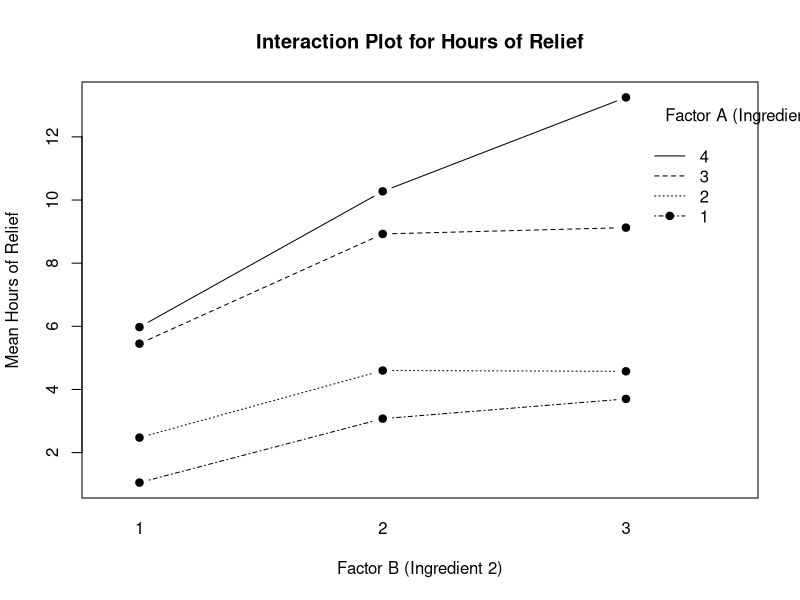

The R source for this figure:

## Question 2:

relief <- read.csv("relief.csv")

interaction.plot(
  x.factor = relief$FactorB,
  trace.factor = relief$FactorA,
  response = relief$Hours,
  type = "b",
  pch = 19,
  xlab = "Factor B (Ingredient 2)",
  ylab = "Mean Hours of Relief",
  trace.label = "Factor A (Ingredient 1)",
  main = "Interaction Plot for Hours of Relief"
)
